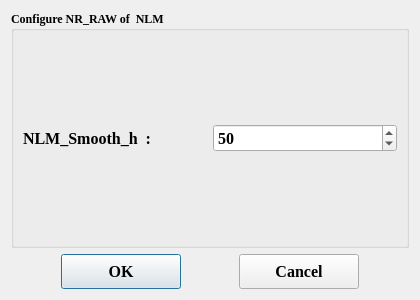
<?xml version="1.0" encoding="UTF-8"?>
<ui version="4.0">
 <class>nlm_nr_dialog</class>
 <widget class="QDialog" name="nlm_nr_dialog">
  <property name="geometry">
   <rect>
    <x>0</x>
    <y>0</y>
    <width>420</width>
    <height>300</height>
   </rect>
  </property>
  <property name="minimumSize">
   <size>
    <width>420</width>
    <height>300</height>
   </size>
  </property>
  <property name="windowTitle">
   <string>NR_RAW_NLM  Dialog</string>
  </property>
  <layout class="QGridLayout" name="gridLayout_2">
   <item row="0" column="0" colspan="5">
    <widget class="QGroupBox" name="groupBox">
     <property name="font">
      <font>
       <family>Times New Roman</family>
       <pointsize>9</pointsize>
       <weight>75</weight>
       <bold>true</bold>
      </font>
     </property>
     <property name="title">
      <string>Configure NR_RAW of  NLM</string>
     </property>
     <layout class="QGridLayout" name="gridLayout">
      <item row="0" column="0">
       <widget class="QLabel" name="label">
        <property name="font">
         <font>
          <family>Times New Roman</family>
          <pointsize>12</pointsize>
          <weight>75</weight>
          <bold>true</bold>
         </font>
        </property>
        <property name="text">
         <string>NLM_Smooth_h  :</string>
        </property>
       </widget>
      </item>
      <item row="0" column="1">
       <widget class="QSpinBox" name="spinBox">
        <property name="font">
         <font>
          <family>Times New Roman</family>
          <pointsize>12</pointsize>
          <weight>75</weight>
          <bold>true</bold>
         </font>
        </property>
        <property name="minimum">
         <number>1</number>
        </property>
        <property name="maximum">
         <number>5000</number>
        </property>
        <property name="value">
         <number>50</number>
        </property>
       </widget>
      </item>
     </layout>
    </widget>
   </item>
   <item row="1" column="0">
    <spacer name="horizontalSpacer_2">
     <property name="orientation">
      <enum>Qt::Horizontal</enum>
     </property>
     <property name="sizeHint" stdset="0">
      <size>
       <width>70</width>
       <height>20</height>
      </size>
     </property>
    </spacer>
   </item>
   <item row="1" column="1">
    <widget class="QPushButton" name="OK">
     <property name="minimumSize">
      <size>
       <width>120</width>
       <height>35</height>
      </size>
     </property>
     <property name="font">
      <font>
       <family>Times New Roman</family>
       <pointsize>12</pointsize>
       <weight>75</weight>
       <bold>true</bold>
      </font>
     </property>
     <property name="text">
      <string>OK</string>
     </property>
    </widget>
   </item>
   <item row="1" column="2">
    <spacer name="horizontalSpacer">
     <property name="orientation">
      <enum>Qt::Horizontal</enum>
     </property>
     <property name="sizeHint" stdset="0">
      <size>
       <width>71</width>
       <height>20</height>
      </size>
     </property>
    </spacer>
   </item>
   <item row="1" column="3">
    <widget class="QPushButton" name="Cancel">
     <property name="minimumSize">
      <size>
       <width>120</width>
       <height>35</height>
      </size>
     </property>
     <property name="font">
      <font>
       <family>Times New Roman</family>
       <pointsize>12</pointsize>
       <weight>75</weight>
       <bold>true</bold>
      </font>
     </property>
     <property name="text">
      <string>Cancel</string>
     </property>
    </widget>
   </item>
   <item row="1" column="4">
    <spacer name="horizontalSpacer_3">
     <property name="orientation">
      <enum>Qt::Horizontal</enum>
     </property>
     <property name="sizeHint" stdset="0">
      <size>
       <width>70</width>
       <height>20</height>
      </size>
     </property>
    </spacer>
   </item>
  </layout>
 </widget>
 <resources/>
 <connections>
  <connection>
   <sender>OK</sender>
   <signal>clicked()</signal>
   <receiver>nlm_nr_dialog</receiver>
   <slot>accept()</slot>
   <hints>
    <hint type="sourcelabel">
     <x>130</x>
     <y>250</y>
    </hint>
    <hint type="destinationlabel">
     <x>214</x>
     <y>138</y>
    </hint>
   </hints>
  </connection>
  <connection>
   <sender>Cancel</sender>
   <signal>clicked()</signal>
   <receiver>nlm_nr_dialog</receiver>
   <slot>reject()</slot>
   <hints>
    <hint type="sourcelabel">
     <x>298</x>
     <y>250</y>
    </hint>
    <hint type="destinationlabel">
     <x>214</x>
     <y>138</y>
    </hint>
   </hints>
  </connection>
 </connections>
</ui>
